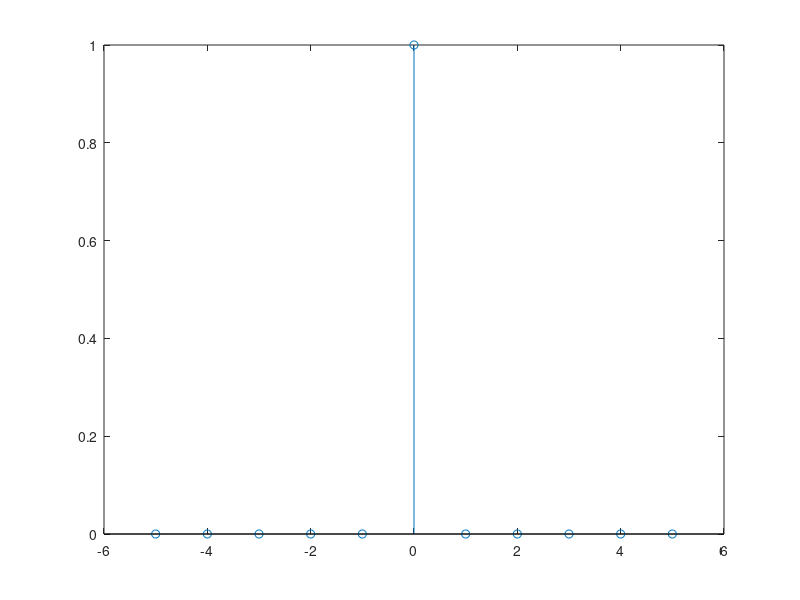
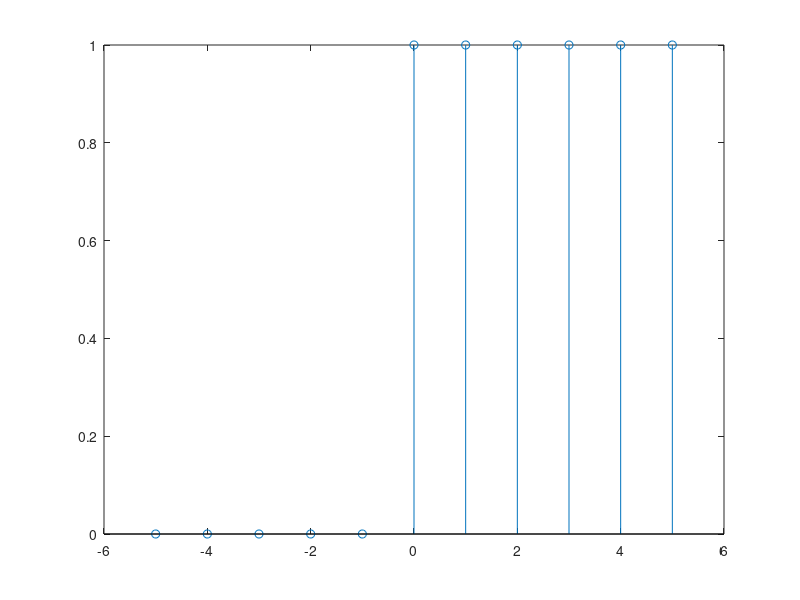
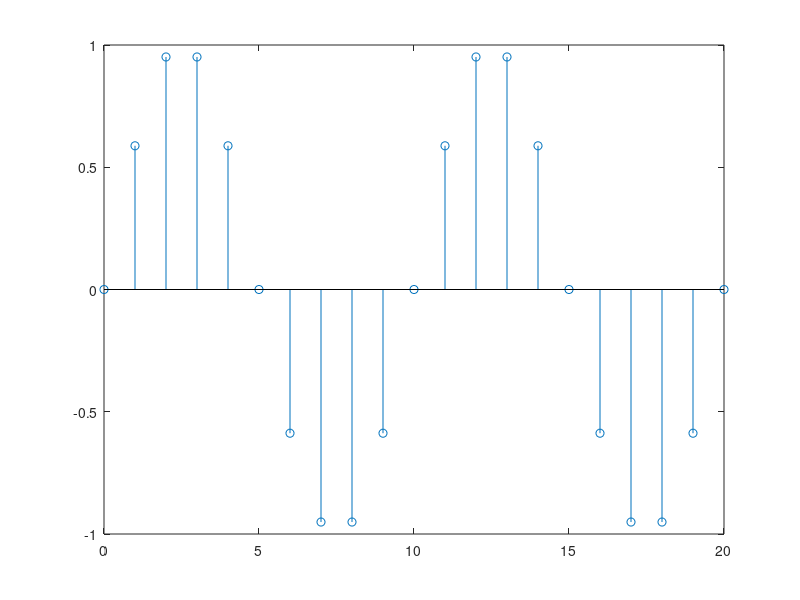
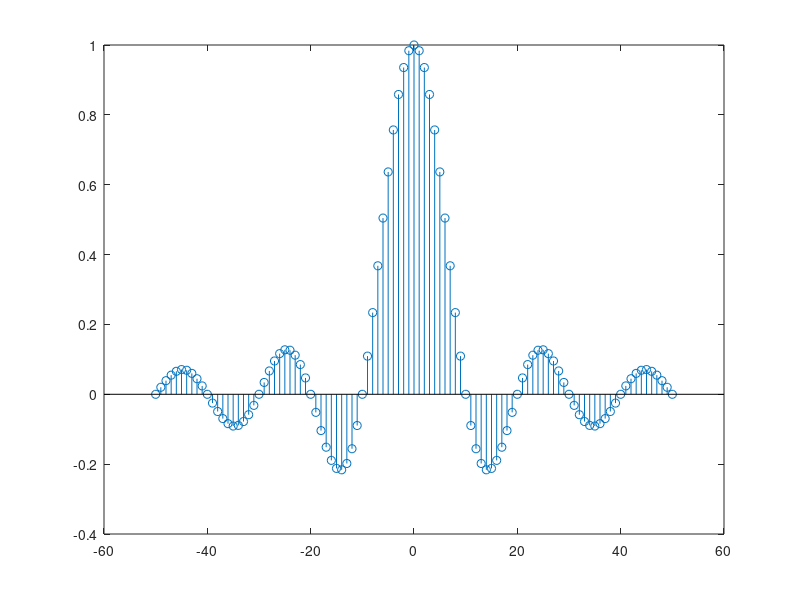

Here is the MATLAB script that generated these plots, in order:
clc; clear all; close all;

N = 10;
n = -N/2:N/2;

% impulse
i = [zeros(1,N/2),1,zeros(1,N/2)];
% step
s = [zeros(1,N/2),ones(1,N/2+1)];
% sine
fs = 1000;
Ts = 1/fs;
L = 20
t = 0:L;

x = sin(2*pi*100*t*Ts);
% sine cardinal
L2 = 50;
t2 = -L2:L2;
Ts2 = 100e-3;
y = sin(pi*t2*Ts2)./(pi*t2*Ts2)
y(51) = 1;
figure;
stem(n,i);
figure;
stem(n,s);
figure;
stem(t,x);
figure;
stem(t2,y);

